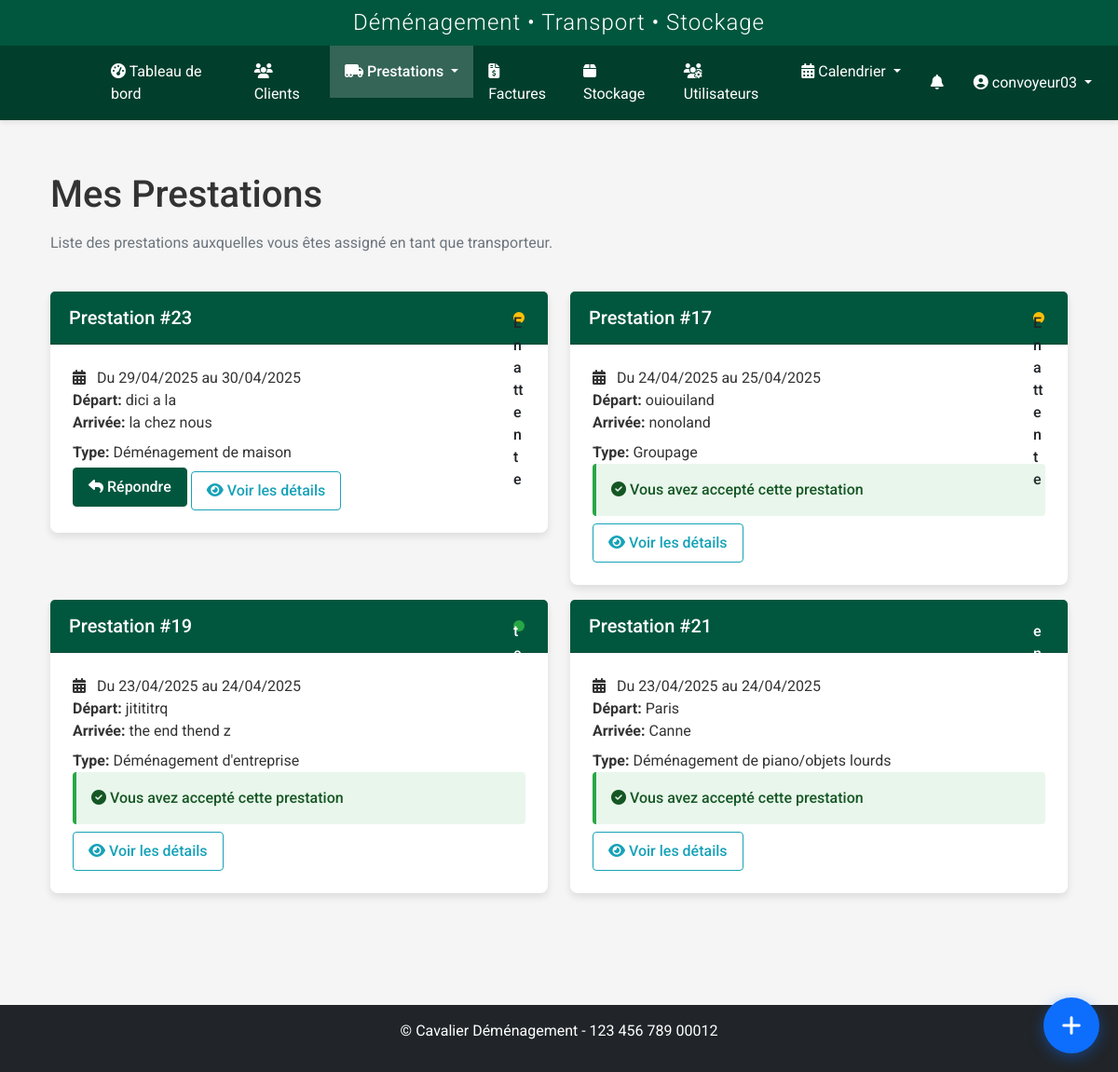
/prestations/mes-prestations (signed in), run on an earlier commit of the app's database.
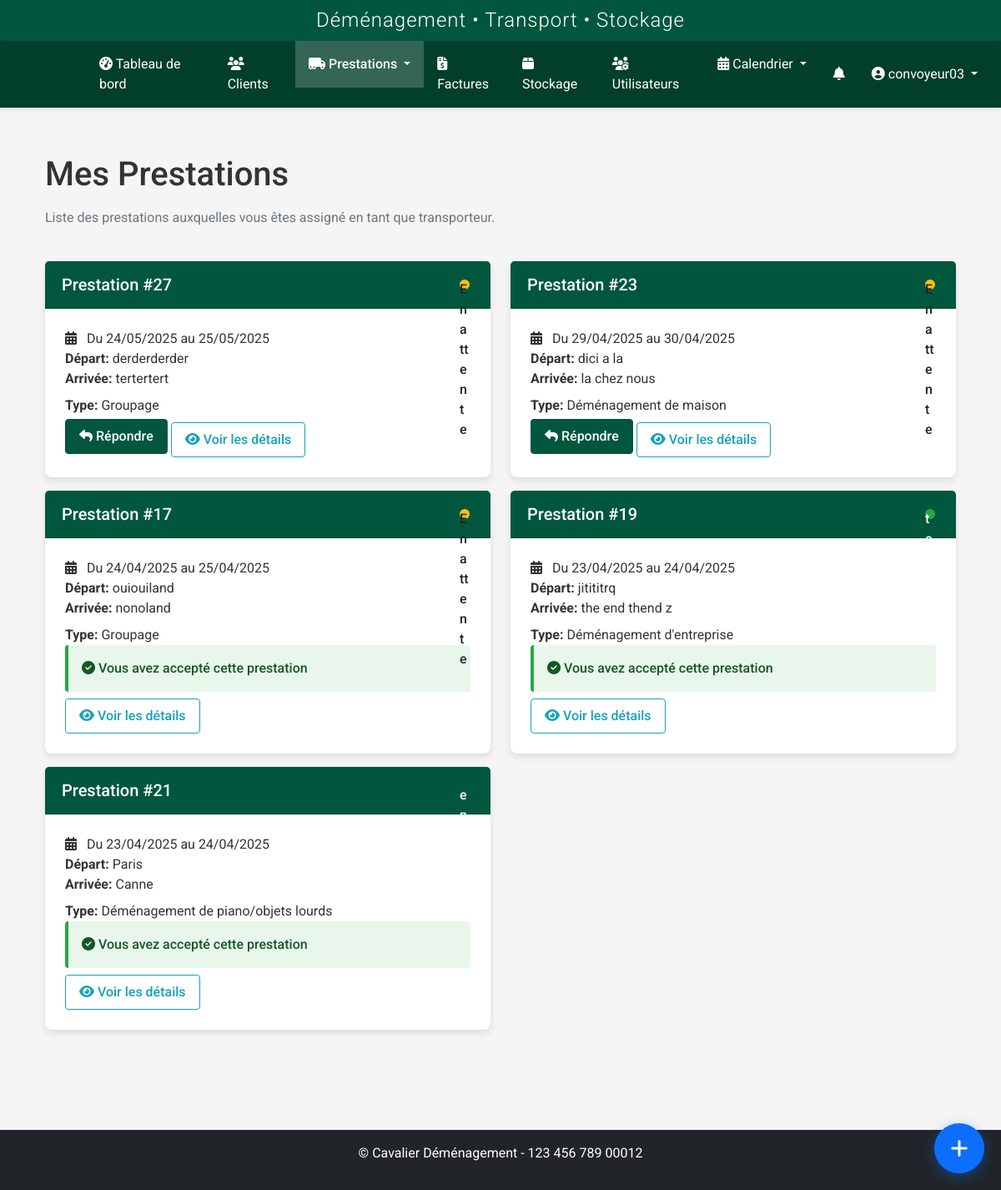
And on a later commit of the database.
### models.py (models this page shows, shortened)
class Prestation(db.Model):
    id = db.Column(db.Integer, primary_key=True)
    client_id = db.Column(db.Integer, db.ForeignKey('client.id'), nullable=False)
    commercial_id = db.Column(db.Integer, db.ForeignKey('user.id'), nullable=True)
    transporteur_id = db.Column(db.Integer, db.ForeignKey('transporteurs.id'), nullable=True)
    vehicule_id = db.Column(db.Integer, db.ForeignKey('vehicules.id'), nullable=True)
    client = db.relationship('Client', foreign_keys=[client_id], backref=db.backref('prestations', lazy=True))
    date_debut = db.Column(db.DateTime, nullable=False)
    date_fin = db.Column(db.DateTime, nullable=False)
    adresse_depart = db.Column(db.Text, nullable=False)
    adresse_arrivee = db.Column(db.Text, nullable=False)
    type_demenagement = db.Column(db.String(100), nullable=False)
    type_demenagement_id = db.Column(db.Integer, db.ForeignKey('type_demenagement.id'), nullable=True)
    statut = db.Column(db.String(50), default='En attente')  # En attente, Confirmé, En cours, Terminé, Annulé
    priorite = db.Column(db.String(20), default='Normale')  # Basse, Normale, Haute, Urgente
    status_transporteur = db.Column(db.String(20), default='en_attente')  # en_attente, accepte, refuse
    raison_refus = db.Column(db.Text, nullable=True)  # Raison du refus par le transporteur
    date_reponse = db.Column(db.DateTime, nullable=True)  # Date de réponse du transporteur
    observations = db.Column(db.Text, nullable=True)
    archive = db.Column(db.Boolean, default=False)
    date_creation = db.Column(db.DateTime, nullable=False, default=datetime.utcnow)
    date_modification = db.Column(db.DateTime, nullable=True)
    createur_id = db.Column(db.Integer, db.ForeignKey('user.id'), nullable=True)
    modificateur_id = db.Column(db.Integer, db.ForeignKey('user.id'), nullable=True)
    stockage_id = db.Column(db.Integer, db.ForeignKey('stockage.id'), nullable=True)
    mode_groupage = db.Column(db.Boolean, default=False)
    tags = db.Column(db.Text, nullable=True)
    societe = db.Column(db.String(100), nullable=True)
    montant = db.Column(db.Float, nullable=True, default=0)
    etapes_depart = db.Column(db.Text, nullable=True)  # Étapes supplémentaires de départ (format: adresse1||adresse2||...)
    etapes_arrivee = db.Column(db.Text, nullable=True)  # Étapes supplémentaires d'arrivée (format: adresse1||adresse2||...)
    commercial = db.relationship('User', foreign_keys=[commercial_id], backref='prestations_commercial')
    createur = db.relationship('User', foreign_keys=[createur_id], backref='prestations_creees')
    modificateur = db.relationship('User', foreign_keys=[modificateur_id], backref='prestations_modifiees')
    transporteurs = db.relationship('User', secondary=prestation_transporteurs, back_populates='prestations')
    clients_supplementaires = db.relationship('Client', secondary=prestation_clients, back_populates='prestations_supplementaires')
    type_demenagement_obj = db.relationship('TypeDemenagement', backref='prestations')
    versions = db.relationship('PrestationVersion', backref='prestation_courante', lazy=True, foreign_keys="PrestationVersion.prestation_id")

### routes/prestation.py (the view)
@prestation_bp.route('/mes-prestations')
@login_required
def mes_prestations():
    if current_user.role != 'transporteur':
        flash('Vous n\'avez pas l\'autorisation d\'accéder à cette page.', 'danger')
        return redirect(url_for('prestation.index'))
    prestations = Prestation.query.filter(
        Prestation.transporteurs.any(id=current_user.id)
    ).order_by(Prestation.date_debut.desc()).all()
    return render_template(
        'prestations/mes_prestations.html',
        title='Mes Prestations',
        prestations=prestations
    )

### models.py (called while the page is built)
    def is_transporteur(self):
        return self.role == 'transporteur' or self.is_admin()

### templates/prestations/mes_prestations.html (shortened to what this page needs)
{% extends 'base.html' %}
{% block content %}
<div class="container py-4">
    <div class="row mb-4">
        <div class="col-md-12">
            <h1 class="mb-3">Mes Prestations</h1>
            <p class="text-muted">Liste des prestations auxquelles vous êtes assigné en tant que transporteur.</p>
        </div>
    </div>
    {% if prestations %}
        <div class="row">
            {% for prestation in prestations %}
                <div class="col-md-6">
                    <div class="card prestation-card">
                        <div class="card-header {% if prestation.status_transporteur == 'accepte' %}accepte{% elif prestation.status_transporteur == 'refuse' %}refuse{% else %}en-attente{% endif %}">
                            <div class="d-flex justify-content-between align-items-center">
                                <h5 class="mb-0">Prestation #{{ prestation.id }}</h5>
                                <span class="prestation-status status-{{ prestation.statut|lower|replace(' ', '-') }}">
                                    {{ prestation.statut }}
                                </span>
                            </div>
                        </div>
                        <div class="card-body">
                            <div class="prestation-dates">
                                <i class="fas fa-calendar-alt me-2"></i>
                                Du {{ prestation.date_debut.strftime('%d/%m/%Y') }} au {{ prestation.date_fin.strftime('%d/%m/%Y') }}
                            </div>
                            <div class="prestation-details">
                                <div class="prestation-address">
                                    <strong>Départ:</strong> {{ prestation.adresse_depart }}
                                </div>
                                <div class="prestation-address">
                                    <strong>Arrivée:</strong> {{ prestation.adresse_arrivee }}
                                </div>
                                <div class="mt-2">
                                    <strong>Type:</strong> {{ prestation.type_demenagement }}
                                </div>
                            </div>
                            <div class="action-buttons">
                                {% if prestation.status_transporteur == 'en_attente' %}
                                    <a href="{{ url_for('prestation.repondre', id=prestation.id) }}" class="btn btn-primary">
                                        <i class="fas fa-reply"></i> Répondre
                                    </a>
                                {% elif prestation.status_transporteur == 'accepte' %}
                                    <div class="alert alert-success mb-0">
                                        <i class="fas fa-check-circle"></i> Vous avez accepté cette prestation
                                    </div>
                                {% elif prestation.status_transporteur == 'refuse' %}
                                    <div class="alert alert-danger mb-0">
                                        <i class="fas fa-times-circle"></i> Vous avez refusé cette prestation
                                    </div>
                                {% endif %}
                                <a href="{{ url_for('prestation.view', id=prestation.id) }}" class="btn btn-outline-info mt-2">
                                    <i class="fas fa-eye"></i> Voir les détails
                                </a>
                            </div>
                        </div>
                    </div>
                </div>
            {% endfor %}
        </div>
    {% else %}
        <div class="empty-state">
            <i class="fas fa-truck-loading"></i>
            <h3>Aucune prestation assignée</h3>
            <p>Vous n'avez actuellement aucune prestation qui vous est assignée. Les nouvelles prestations apparaîtront ici.</p>
        </div>
    {% endif %}
</div>
{% endblock %}

What changed in the data, as far as the page shows it:
now on this page (row edited): Prestation: id "27", statut "En attente", date_debut "24/05/2025", date_fin "25/05/2025", adresse_depart "derderderder", adresse_arrivee "tertertert", type_demenagement "Groupage"
